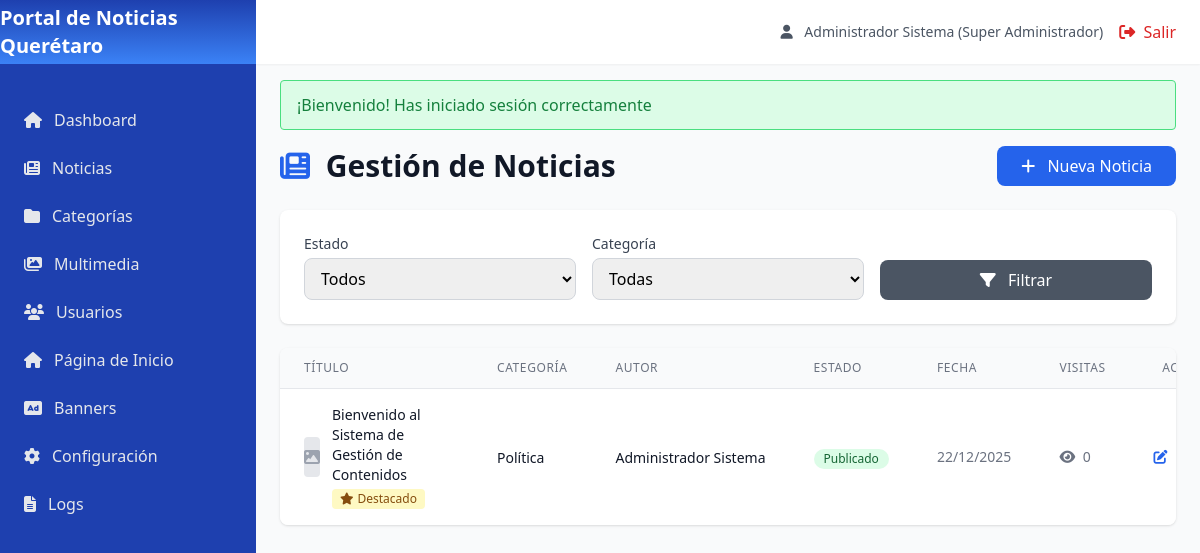
The app's page /noticias.php (signed in) with its own data.
### tables this page shows
CREATE TABLE IF NOT EXISTS `configuracion` (
  `id` int(11) NOT NULL AUTO_INCREMENT,
  `clave` varchar(100) NOT NULL,
  `valor` text,
  `tipo` varchar(50) DEFAULT 'texto',
  `grupo` varchar(50) DEFAULT 'general',
  `descripcion` varchar(255) DEFAULT NULL,
  PRIMARY KEY (`id`),
  UNIQUE KEY `clave` (`clave`)
);

CREATE TABLE IF NOT EXISTS `noticias` (
  `id` int(11) NOT NULL AUTO_INCREMENT,
  `titulo` varchar(255) NOT NULL,
  `subtitulo` varchar(255) DEFAULT NULL,
  `slug` varchar(255) NOT NULL,
  `contenido` longtext NOT NULL,
  `resumen` text,
  `tags` varchar(500) DEFAULT NULL,
  `autor_id` int(11) NOT NULL,
  `categoria_id` int(11) NOT NULL,
  `imagen_destacada` varchar(255) DEFAULT NULL,
  `estado` enum('borrador','revision','aprobado','publicado','rechazado','archivado') DEFAULT 'borrador',
  `destacado` tinyint(1) DEFAULT 0,
  `orden_destacado` int(11) DEFAULT 0,
  `visitas` int(11) DEFAULT 0,
  `permitir_comentarios` tinyint(1) DEFAULT 1,
  `fecha_publicacion` datetime DEFAULT NULL,
  `fecha_programada` datetime DEFAULT NULL,
  `fecha_creacion` datetime DEFAULT CURRENT_TIMESTAMP,
  `fecha_modificacion` datetime DEFAULT CURRENT_TIMESTAMP ON UPDATE CURRENT_TIMESTAMP,
  `modificado_por` int(11) DEFAULT NULL,
  `version` int(11) DEFAULT 1,
  PRIMARY KEY (`id`),
  UNIQUE KEY `slug` (`slug`),
  KEY `autor_id` (`autor_id`),
  KEY `categoria_id` (`categoria_id`),
  KEY `estado` (`estado`),
  KEY `fecha_publicacion` (`fecha_publicacion`),
  KEY `destacado` (`destacado`)
);

CREATE TABLE IF NOT EXISTS `categorias` (
  `id` int(11) NOT NULL AUTO_INCREMENT,
  `nombre` varchar(100) NOT NULL,
  `slug` varchar(100) NOT NULL,
  `descripcion` text,
  `padre_id` int(11) DEFAULT NULL,
  `orden` int(11) DEFAULT 0,
  `visible` tinyint(1) DEFAULT 1,
  `editor_responsable_id` int(11) DEFAULT NULL,
  `fecha_creacion` datetime DEFAULT CURRENT_TIMESTAMP,
  `fecha_modificacion` datetime DEFAULT CURRENT_TIMESTAMP ON UPDATE CURRENT_TIMESTAMP,
  PRIMARY KEY (`id`),
  UNIQUE KEY `slug` (`slug`),
  KEY `padre_id` (`padre_id`),
  KEY `editor_responsable_id` (`editor_responsable_id`)
);

CREATE TABLE IF NOT EXISTS `usuarios` (
  `id` int(11) NOT NULL AUTO_INCREMENT,
  `nombre` varchar(100) NOT NULL,
  `apellidos` varchar(100) NOT NULL,
  `email` varchar(100) NOT NULL,
  `password` varchar(255) NOT NULL,
  `rol_id` int(11) NOT NULL,
  `activo` tinyint(1) DEFAULT 1,
  `intentos_fallidos` int(11) DEFAULT 0,
  `ultimo_acceso` datetime DEFAULT NULL,
  `fecha_creacion` datetime DEFAULT CURRENT_TIMESTAMP,
  `fecha_modificacion` datetime DEFAULT CURRENT_TIMESTAMP ON UPDATE CURRENT_TIMESTAMP,
  `creado_por` int(11) DEFAULT NULL,
  PRIMARY KEY (`id`),
  UNIQUE KEY `email` (`email`),
  KEY `rol_id` (`rol_id`)
);

### noticias.php (the view, shortened to what the rows shown need)
<?php
require_once __DIR__ . '/config/bootstrap.php';
$noticiaModel = new Noticia();
$estado = $_GET['estado'] ?? null;
$categoriaId = $_GET['categoria'] ?? null;
$page = $_GET['page'] ?? 1;
$perPage = 20;
$noticias = $noticiaModel->getAll($estado, $categoriaId, $page, $perPage);
?>
<div class="space-y-6">
    <div class="flex items-center justify-between">
        <h1 class="text-3xl font-bold text-gray-900">
            <i class="fas fa-newspaper mr-2 text-blue-600"></i>
            Gestión de Noticias
        </h1>
    </div>
    <div class="bg-white rounded-lg shadow overflow-hidden">
        <?php if (empty($noticias)): ?>
        <div class="p-12 text-center">
            <i class="fas fa-inbox text-6xl text-gray-300 mb-4"></i>
            <p class="text-gray-500 text-lg">No se encontraron noticias</p>
            <?php if (hasPermission('noticias.crear') || hasPermission('all')): ?>
            <a href="<?php echo url('noticia_crear.php'); ?>" class="inline-block mt-4 text-blue-600 hover:text-blue-800">
                Crear la primera noticia
            </a>
            <?php endif; ?>
        </div>
        <?php else: ?>
        <div class="overflow-x-auto">
        <table class="min-w-full divide-y divide-gray-200">
            <thead class="bg-gray-50">
                <tr>
                    <th class="px-6 py-3 text-left text-xs font-medium text-gray-500 uppercase tracking-wider">
                        Título
                    </th>
                    <th class="px-6 py-3 text-left text-xs font-medium text-gray-500 uppercase tracking-wider">
                        Categoría
                    </th>
                    <th class="px-6 py-3 text-left text-xs font-medium text-gray-500 uppercase tracking-wider">
                        Autor
                    </th>
                    <th class="px-6 py-3 text-left text-xs font-medium text-gray-500 uppercase tracking-wider">
                        Estado
                    </th>
                    <th class="px-6 py-3 text-left text-xs font-medium text-gray-500 uppercase tracking-wider">
                        Fecha
                    </th>
                    <th class="px-6 py-3 text-left text-xs font-medium text-gray-500 uppercase tracking-wider">
                        Visitas
                    </th>
                    <th class="px-6 py-3 text-right text-xs font-medium text-gray-500 uppercase tracking-wider">
                        Acciones
                    </th>
                </tr>
            </thead>
            <tbody class="bg-white divide-y divide-gray-200">
                <?php foreach ($noticias as $noticia): ?>
                <tr class="hover:bg-gray-50">
                    <td class="px-6 py-4">
                        <div class="flex items-center">
                            <?php if ($noticia['imagen_destacada']): ?>
                            <img src="<?php echo e(BASE_URL . $noticia['imagen_destacada']); ?>" alt="" class="h-10 w-10 rounded object-cover mr-3">
                            <?php else: ?>
                            <div class="h-10 w-10 rounded bg-gray-200 flex items-center justify-center mr-3">
                                <i class="fas fa-image text-gray-400"></i>
                            </div>
                            <?php endif; ?>
                            <div>
                                <div class="text-sm font-medium text-gray-900">
                                    <?php echo e($noticia['titulo']); ?>
                                </div>
                                <?php if ($noticia['destacado']): ?>
                                <span class="inline-flex items-center px-2 py-0.5 rounded text-xs font-medium bg-yellow-100 text-yellow-800">
                                    <i class="fas fa-star mr-1"></i> Destacado
                                </span>
                                <?php endif; ?>
                            </div>
                        </div>
                    </td>
                    <td class="px-6 py-4 whitespace-nowrap">
                        <span class="text-sm text-gray-900"><?php echo e($noticia['categoria_nombre']); ?></span>
                    </td>
                    <td class="px-6 py-4 whitespace-nowrap">
                        <span class="text-sm text-gray-900"><?php echo e($noticia['autor_nombre'] . ' ' . $noticia['autor_apellidos']); ?></span>
                    </td>
                    <td class="px-6 py-4 whitespace-nowrap">
                        <span class="inline-flex items-center px-2.5 py-0.5 rounded-full text-xs font-medium
                            <?php
                            echo match($noticia['estado']) {
                                'publicado' => 'bg-green-100 text-green-800',
                                'borrador' => 'bg-yellow-100 text-yellow-800',
                                'revision' => 'bg-orange-100 text-orange-800',
                                'aprobado' => 'bg-blue-100 text-blue-800',
                                'rechazado' => 'bg-red-100 text-red-800',
                                'archivado' => 'bg-gray-100 text-gray-800',
                                default => 'bg-gray-100 text-gray-800'
                            };
                            ?>
                        ">
                            <?php echo ucfirst($noticia['estado']); ?>
                        </span>
                    </td>
                    <td class="px-6 py-4 whitespace-nowrap text-sm text-gray-500">
                        <?php echo date('d/m/Y', strtotime($noticia['fecha_creacion'])); ?>
                    </td>
                    <td class="px-6 py-4 whitespace-nowrap text-sm text-gray-500">
                        <i class="fas fa-eye mr-1"></i>
                        <?php echo number_format($noticia['visitas']); ?>
                    </td>
                    <td class="px-6 py-4 whitespace-nowrap text-right text-sm font-medium">
                        <a href="<?php echo url('noticia_editar.php?id=' . $noticia['id']); ?>" class="text-blue-600 hover:text-blue-900 mr-3" title="Editar">
                            <i class="fas fa-edit"></i>
                        </a>
                    </td>
                </tr>
                <?php endforeach; ?>
            </tbody>
        </table>
        </div>
        <?php endif; ?>
    </div>
</div>
<?php
$content = ob_get_clean();
include __DIR__ . '/app/views/layouts/main.php';
?>

### app/views/layouts/main.php (shortened to what the rows shown need)
<!DOCTYPE html>
<html lang="es">
<head>
    <?php
    if (isAuthenticated()) {
        $configuracionModel = new Configuracion();
        $configGeneral = $configuracionModel->getByGrupo('general');
    ?>
    <?php
    }
    ?>
    <script src="https://cdn.tailwindcss.com"></script>
    <link rel="stylesheet" href="https://cdnjs.cloudflare.com/ajax/libs/font-awesome/6.4.0/css/all.min.css">
    <link href="https://unpkg.com/aos@2.3.1/dist/aos.css" rel="stylesheet">
    <?php
    if (isAuthenticated()) {
        $configuracionModel = new Configuracion();
        $configGeneral = $configuracionModel->getByGrupo('general');
        $nombreSitio = $configGeneral['nombre_sitio']['valor'] ?? 'CMS Noticias';
        $logoSitio = $configGeneral['logo_sitio']['valor'] ?? null;
    }
    ?>
</head>
<body class="bg-gray-50">
    <?php if (isAuthenticated()): ?>
        <div class="fixed inset-y-0 left-0 w-64 sidebar-bg text-white transform -translate-x-full lg:translate-x-0 transition-transform duration-300 ease-in-out z-30" id="sidebar">
            <div class="flex items-center justify-center h-16 sidebar-header-bg">
                <?php if (!empty($logoSitio)): ?>
                <img src="<?php echo e(BASE_URL . $logoSitio); ?>" alt="<?php echo e($nombreSitio); ?>" class="h-10" loading="eager">
                <?php else: ?>
                <h1 class="text-xl font-bold"><?php echo e($nombreSitio ?? 'CMS Noticias'); ?></h1>
                <?php endif; ?>
            </div>
        </div>
        <div class="lg:ml-64">
            <main class="pt-20 px-6 pb-6">
                <?php echo $content ?? ''; ?>
            </main>
        </div>
    <?php else: ?>
        <?php echo $content ?? ''; ?>
    <?php endif; ?>
</body>
</html>

### records on screen
configuracion: valor "Portal de Noticias Querétaro"
noticias: titulo "Bienvenido al Sistema de Gestión de Contenidos", destacado 1 (drawn), categoria.nombre "Política", autor.apellidos "Administrador Sistema", estado "Publicado", fecha_creacion "22/12/2025", visitas "0"

### other values on screen
$user['nombre'] . ' (' . $user['rol'] . ')' "Administrador Sistema (Super Administrador)"
$success "¡Bienvenido! Has iniciado sesión correctamente"
